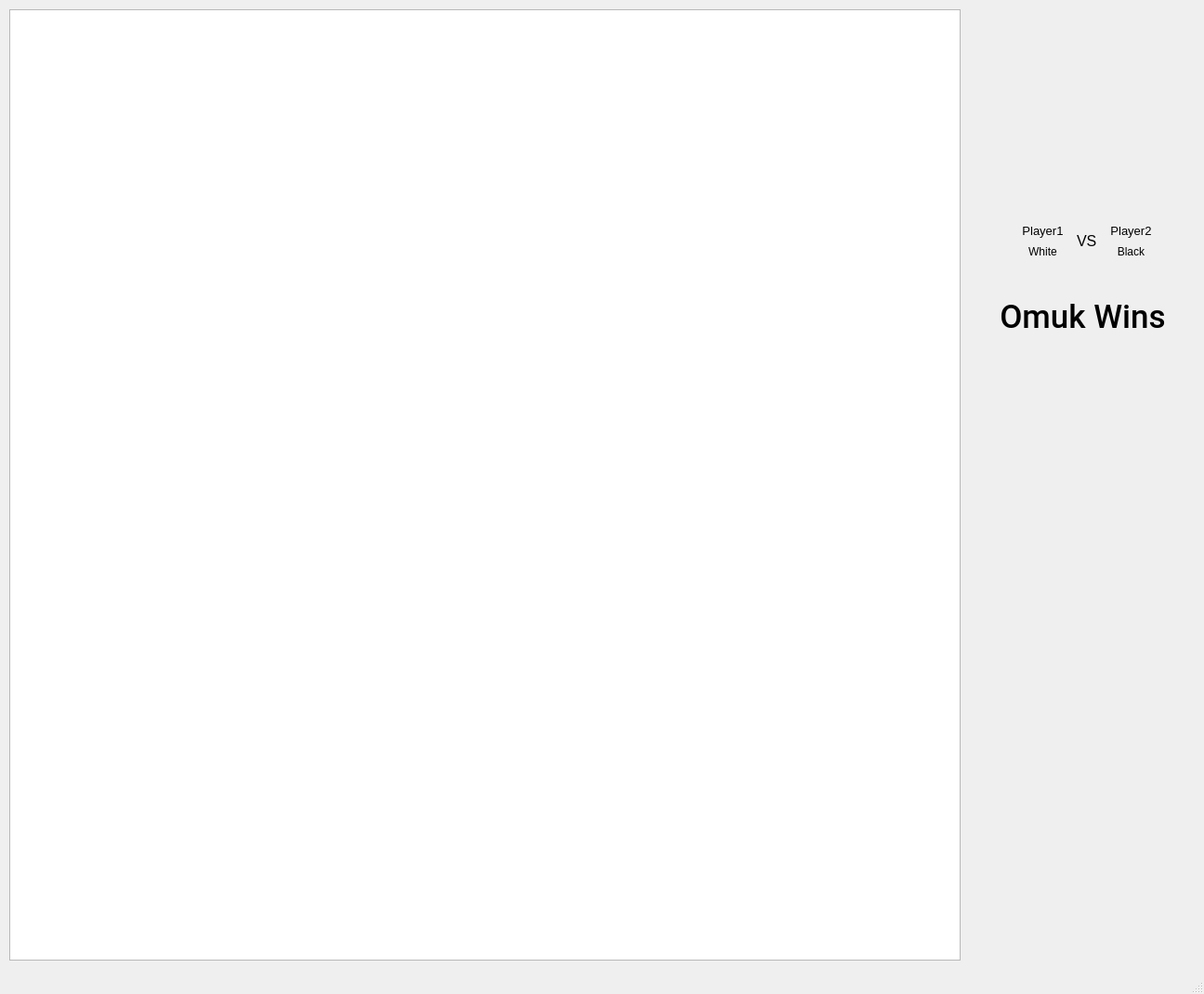
<?xml version="1.0" encoding="UTF-8"?>
<ui version="4.0">
 <class>MainWindow</class>
 <widget class="QMainWindow" name="MainWindow">
  <property name="geometry">
   <rect>
    <x>0</x>
    <y>0</y>
    <width>1296</width>
    <height>1070</height>
   </rect>
  </property>
  <property name="windowTitle">
   <string>Line of Action</string>
  </property>
  <widget class="QWidget" name="centralwidget">
   <widget class="QGraphicsView" name="graphicsView">
    <property name="geometry">
     <rect>
      <x>10</x>
      <y>10</y>
      <width>1024</width>
      <height>1024</height>
     </rect>
    </property>
    <property name="sizePolicy">
     <sizepolicy hsizetype="Expanding" vsizetype="Expanding">
      <horstretch>0</horstretch>
      <verstretch>0</verstretch>
     </sizepolicy>
    </property>
    <property name="resizeAnchor">
     <enum>QGraphicsView::NoAnchor</enum>
    </property>
   </widget>
   <widget class="QWidget" name="layoutWidget">
    <property name="geometry">
     <rect>
      <x>1100</x>
      <y>240</y>
      <width>140</width>
      <height>39</height>
     </rect>
    </property>
    <layout class="QHBoxLayout" name="horizontalLayout">
     <item>
      <layout class="QVBoxLayout" name="verticalLayout_2">
       <item>
        <widget class="QLabel" name="player1">
         <property name="font">
          <font>
           <pointsize>10</pointsize>
          </font>
         </property>
         <property name="text">
          <string>Player1</string>
         </property>
         <property name="alignment">
          <set>Qt::AlignCenter</set>
         </property>
        </widget>
       </item>
       <item>
        <widget class="QLabel" name="color1">
         <property name="text">
          <string>White</string>
         </property>
         <property name="alignment">
          <set>Qt::AlignCenter</set>
         </property>
        </widget>
       </item>
      </layout>
     </item>
     <item>
      <spacer name="horizontalSpacer">
       <property name="orientation">
        <enum>Qt::Horizontal</enum>
       </property>
       <property name="sizeHint" stdset="0">
        <size>
         <width>40</width>
         <height>20</height>
        </size>
       </property>
      </spacer>
     </item>
     <item>
      <widget class="QLabel" name="label_vs">
       <property name="font">
        <font>
         <pointsize>12</pointsize>
        </font>
       </property>
       <property name="text">
        <string>VS</string>
       </property>
      </widget>
     </item>
     <item>
      <spacer name="horizontalSpacer_2">
       <property name="orientation">
        <enum>Qt::Horizontal</enum>
       </property>
       <property name="sizeHint" stdset="0">
        <size>
         <width>40</width>
         <height>20</height>
        </size>
       </property>
      </spacer>
     </item>
     <item>
      <layout class="QVBoxLayout" name="verticalLayout_3">
       <item>
        <widget class="QLabel" name="player2">
         <property name="font">
          <font>
           <pointsize>10</pointsize>
          </font>
         </property>
         <property name="text">
          <string>Player2</string>
         </property>
         <property name="alignment">
          <set>Qt::AlignCenter</set>
         </property>
        </widget>
       </item>
       <item>
        <widget class="QLabel" name="color2">
         <property name="text">
          <string>Black</string>
         </property>
         <property name="alignment">
          <set>Qt::AlignCenter</set>
         </property>
        </widget>
       </item>
      </layout>
     </item>
    </layout>
   </widget>
   <widget class="QLabel" name="winner">
    <property name="enabled">
     <bool>true</bool>
    </property>
    <property name="geometry">
     <rect>
      <x>1060</x>
      <y>300</y>
      <width>211</width>
      <height>81</height>
     </rect>
    </property>
    <property name="font">
     <font>
      <family>Roboto Medium</family>
      <pointsize>26</pointsize>
     </font>
    </property>
    <property name="autoFillBackground">
     <bool>false</bool>
    </property>
    <property name="text">
     <string>Omuk Wins</string>
    </property>
    <property name="alignment">
     <set>Qt::AlignCenter</set>
    </property>
   </widget>
  </widget>
  <widget class="QMenuBar" name="menubar">
   <property name="geometry">
    <rect>
     <x>0</x>
     <y>0</y>
     <width>1296</width>
     <height>19</height>
    </rect>
   </property>
  </widget>
  <widget class="QStatusBar" name="statusbar"/>
 </widget>
 <resources/>
 <connections/>
</ui>
